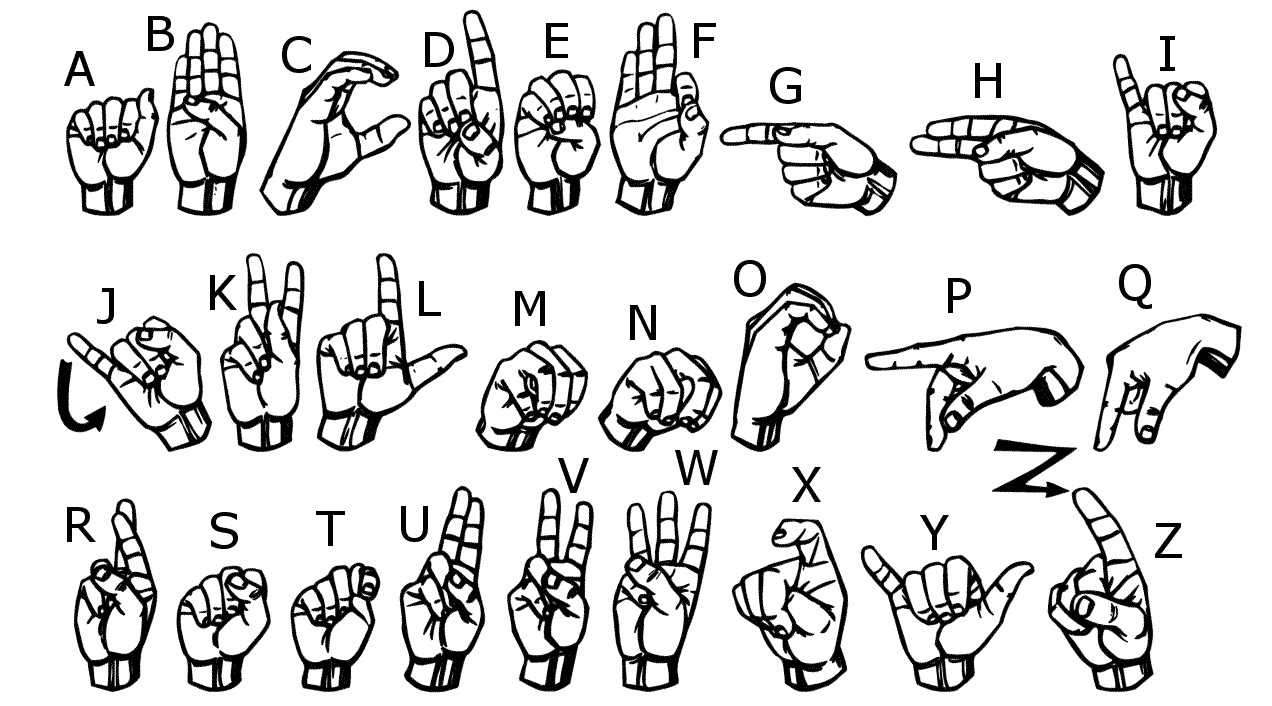
#> input picture signs.jpg, 1272 x 706 px
$ jupyter execute --allow-errors TrainingDataCollection.ipynb   (shell and % lines are left out)   (text cells are left out)
#> lines starting #> are read from the running program, lines starting #| are printed output that depends on the picture
[cell 1]
# Pillow library  to read and load the image from its path
from PIL import Image

[cell 2]
#IPython.display library use to display image
from IPython.display import display

[cell 3]
#load the image that we want to display
img=Image.open('signs.jpg')
#> img is the input picture: PIL image 1272x706 RGB; min 0, max 255, mean 217.9
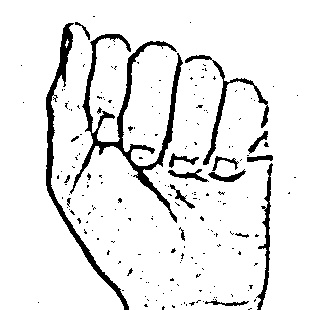
#> input picture dataSet/testingData/A/109.jpg, 310 x 310 px, given in place of the camera
#> further down, frame is the input picture: shape (310, 310, 3); min 0, max 255, mean 232.6
#> `frame = cv2.flip(frame, 1)`:
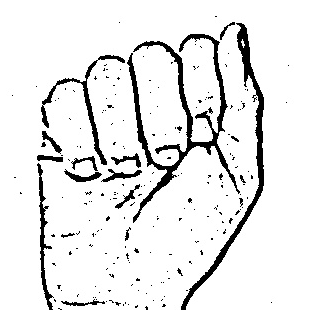
#> frame: shape (310, 310, 3); min 0, max 255, mean 232.6

[cell 4]
display(img)

[cell 5]
#if installation show error in jupiterNotebook ther try to do in Anaconda Command Prompt(pip install opencv-python)

[cell 6]
import cv2

[cell 7]
import numpy as np
import os
import time

[cell 8]
mode = 'trainingData'
#directory = 'E:/dataSet/' + mode + '/'
directory =os.path.join('E:/dataSet/', mode)
minValue = 35

capture = cv2.VideoCapture(0)
interrupt = -1

#> (the rest of this cell did not finish here and is left out)

[cell 9]
# [74 lines of commented-out code are left out]

[cell 10]
 #  capture the images based on the letter in which folder it need store.
 #   Example if you want print a sign , then you want that sign image need store in folder A, for that you need to press a leeter from your key board.
# Note: your hand should be inside  the frame ROI.

[cell 11]
img1=Image.open('imagecapture1.jpg')
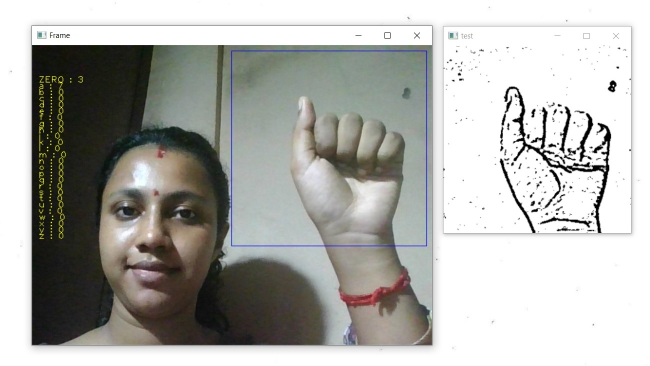
#> input picture imagecapture1.jpg, 1299 x 732 px (shown at 1/2 size)
#> img1 is the input picture: PIL image 1299x732 RGB; mean R, G, B 175.5, 175.8, 172
display(img1)
